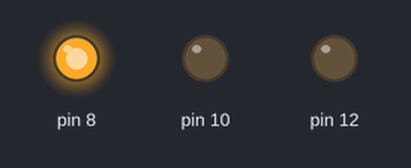
Recording of a program running on a simulated Raspberry Pi (header pin numbers). Shown: output pins drawn as LEDs (lit = HIGH). At 8.0 s the program stops and its outputs stay as they are.

Above: at 0.1 s.
At 3.1 s:
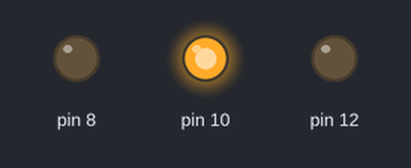
At 6.1 s:
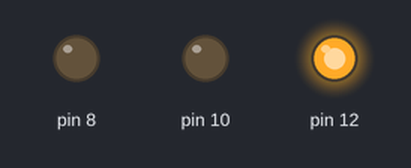
At 7.1 s:
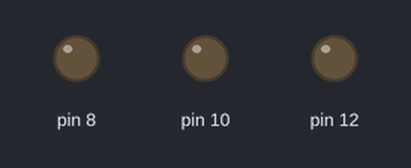
Timing chart, 0 to 8.6 s (numbered marks = the images above):
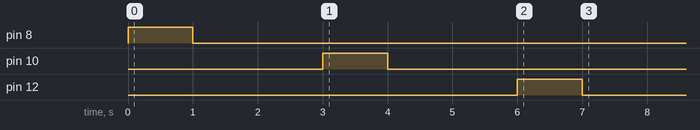

Measured:
- by itself, pin 8: LOW → HIGH at 0.00 s, → LOW 1.0 s later
- by itself, pin 10: LOW → HIGH at 3.0 s, → LOW 1.0 s later
- by itself, pin 12: LOW → HIGH at 6.0 s, → LOW 1.0 s later

The program:

blinkLed.py
```python
import RPi.GPIO as GPIO
import time
# blinking function
def blink(pin):
        GPIO.output(pin,GPIO.HIGH)
        time.sleep(1)
        GPIO.output(pin,GPIO.LOW)
        time.sleep(1)
        return
# to use Raspberry Pi board pin numbers
GPIO.setmode(GPIO.BOARD)
# set up GPIO output channel
GPIO.setup(8, GPIO.OUT)
GPIO.setup(10, GPIO.OUT)
GPIO.setup(12, GPIO.OUT)
# blink GPIO17 50 times
for i in range(0,1):
  blink(8)
  time.sleep(1)
  blink(10)
  time.sleep(1)
  blink(12)
GPIO.cleanup()
```
